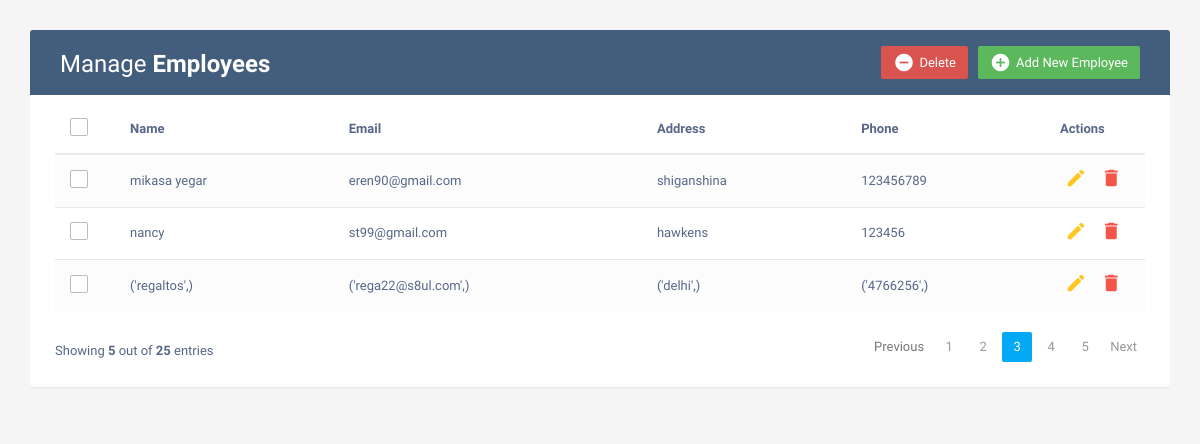
The page / on the database its author committed.
### crud/models.py (models this page shows, shortened)
class Employees(models.Model):
    name = models.CharField(max_length=200)
    email = models.EmailField(max_length=100)
    address = models.TextField()
    phone = models.CharField(max_length=13)

### crud/views.py (the view)
# urls.py: path('',views.index,name=('index')),
def index(request):
    emp =Employees.objects.all()
    context ={
        'emp':emp,
    }
    return render(request,'index.html',context)

### templates/index.html (shortened to what this page needs)
<!DOCTYPE html>
<html lang="en">
<head>
<link rel="stylesheet" href="https://maxcdn.bootstrapcdn.com/font-awesome/4.7.0/css/font-awesome.min.css">
<link rel="stylesheet" href="https://maxcdn.bootstrapcdn.com/bootstrap/3.3.7/css/bootstrap.min.css">
  <body>
    <div class="container">
        <div class="table-wrapper">
            <div class="table-title">
                <div class="row">
                    <div class="col-sm-6">
						<h2>Manage <b>Employees</b></h2>
					</div>
					<div class="col-sm-6">
						<a href="#addEmployeeModal" class="btn btn-success" data-toggle="modal"><i class="material-icons">&#xE147;</i> <span>Add New Employee</span></a>
						<a href="#deleteEmployeeModal" class="btn btn-danger" data-toggle="modal"><i class="material-icons">&#xE15C;</i> <span>Delete</span></a>
					</div>
                </div>
            </div>
            <table class="table table-striped table-hover">
                <thead>
                    <tr>
						<th>
							<span class="custom-checkbox">
								<label for="selectAll"></label>
							</span>
						</th>
                        <th>Name</th>
                        <th>Email</th>
						<th>Address</th>
                        <th>Phone</th>
                        <th>Actions</th>
                    </tr>
                </thead>
                <tbody>
				{% for i in emp %}
                    <tr>
						<td>
							<span class="custom-checkbox">
								<label for="checkbox1"></label>
							</span>
						</td>
                        <td>{{i.name}}</td>
                        <td>{{i.email}}</td>
						<td>{{i.address}}</td>
                        <td>{{i.phone}}</td>
                        <td>
                            <a href="#editEmployeeModal-{{forloop.counter}}" class="edit" data-toggle="modal"><i class="material-icons" data-toggle="tooltip" title="Edit">&#xE254;</i></a>
                            <a href="#deleteEmployeeModal-{{forloop.counter}}" class="delete" data-toggle="modal"><i class="material-icons" data-toggle="tooltip" title="Delete">&#xE872;</i></a>
                        </td>
                    </tr>
					{% endfor %}
                </tbody>
            </table>
			<div class="clearfix">
                <div class="hint-text">Showing <b>5</b> out of <b>25</b> entries</div>
                <ul class="pagination">
                    <li class="page-item disabled"><a href="#">Previous</a></li>
                    <li class="page-item"><a href="#" class="page-link">1</a></li>
                    <li class="page-item"><a href="#" class="page-link">2</a></li>
                    <li class="page-item active"><a href="#" class="page-link">3</a></li>
                    <li class="page-item"><a href="#" class="page-link">4</a></li>
                    <li class="page-item"><a href="#" class="page-link">5</a></li>
                    <li class="page-item"><a href="#" class="page-link">Next</a></li>
                </ul>
            </div>
        </div>
    </div>
</body>
</html>

### templates/index.html (style rules this page uses)
body { color: #566787; background: #f5f5f5; font-family: 'Varela Round', sans-serif; font-size: 13px; }
.table-wrapper { background: #fff; padding: 20px 25px; margin: 30px 0; border-radius: 3px; box-shadow: 0 1px 1px rgba(0,0,0,.05); }
.table-title { padding-bottom: 15px; background: #435d7d; color: #fff; padding: 16px 30px; margin: -20px -25px 10px; border-radius: 3px 3px 0 0; }
.table-title h2 { margin: 5px 0 0; font-size: 24px; }
.table-title .btn { color: #fff; float: right; font-size: 13px; border: none; min-width: 50px; border-radius: 2px; border: none; outline: none !important; margin-left: 10px; }
.table-title .btn i { float: left; font-size: 21px; margin-right: 5px; }
.table-title .btn span { float: left; margin-top: 2px; }
table.table tr th, table.table tr td { border-color: #e9e9e9; padding: 12px 15px; vertical-align: middle; }
table.table tr th:first-child { width: 60px; }
table.table tr th:last-child { width: 100px; }
table.table-striped tbody tr:nth-of-type(odd) { background-color: #fcfcfc; }
table.table td:last-child i { opacity: 0.9; font-size: 22px; margin: 0 5px; }
table.table td a { font-weight: bold; color: #566787; display: inline-block; text-decoration: none; outline: none !important; }
table.table td a.edit { color: #FFC107; }
table.table td a.delete { color: #F44336; }
table.table td i { font-size: 19px; }
.pagination { float: right; margin: 0 0 5px; }
.pagination li a { border: none; font-size: 13px; min-width: 30px; min-height: 30px; color: #999; margin: 0 2px; line-height: 30px; border-radius: 2px !important; text-align: center; padding: 0 6px; }
.pagination li.active a, .pagination li.active a.page-link { background: #03A9F4; }
.hint-text { float: left; margin-top: 10px; font-size: 13px; }
.custom-checkbox { position: relative; }
.custom-checkbox label:before { width: 18px; height: 18px; }
.custom-checkbox label:before { content: ''; margin-right: 10px; display: inline-block; vertical-align: text-top; background: white; border: 1px solid #bbb; border-radius: 2px; box-sizing: border-box; z-index: 2; }

### rows shown on the page
Employees: name "mikasa yegar", email "eren90@gmail.com", address "shiganshina", phone "123456789"
Employees: name "nancy", email "st99@gmail.com", address "hawkens", phone "123456"
Employees: name "('regaltos',)", email "('rega22@s8ul.com',)", address "('delhi',)", phone "('4766256',)"
